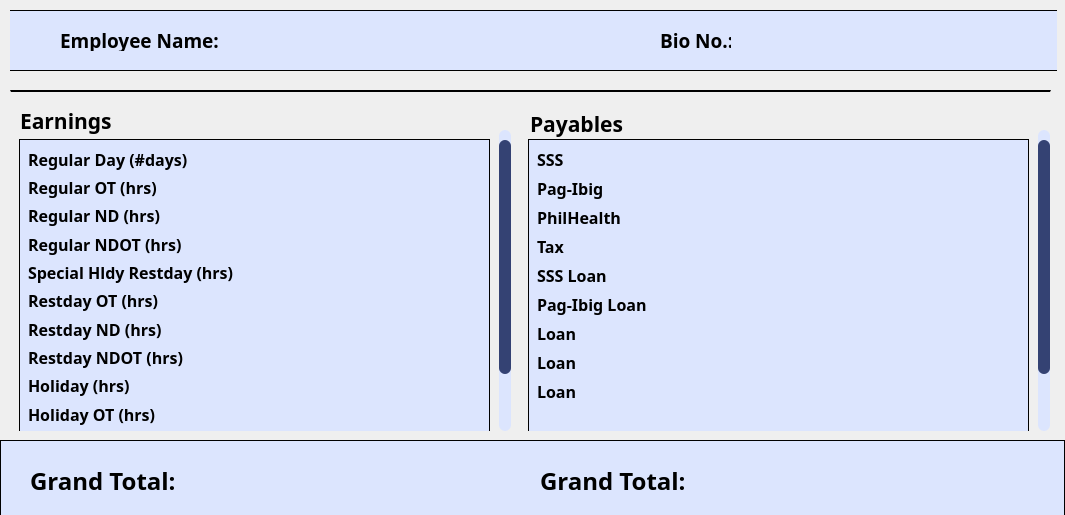
<?xml version="1.0" encoding="UTF-8"?>
<ui version="4.0">
 <class>Dialog</class>
 <widget class="QDialog" name="Dialog">
  <property name="geometry">
   <rect>
    <x>0</x>
    <y>0</y>
    <width>1065</width>
    <height>515</height>
   </rect>
  </property>
  <property name="windowTitle">
   <string>Earnings</string>
  </property>
  <property name="styleSheet">
   <string notr="true">#employeeRate{
background-color: #DCE5FE;
border: 1px solid black;
}

#employeeDetails, #widget_4, #widget_3{
background-color: #DCE5FE;
border: 1px solid black;
}

QLineEdit{
background-color: rgb(255, 255, 255);
border-radius: 5px;
border: 1px solid black;
font-family: Poppins;
}

/* VERTICAL SCROLLBAR */
QScrollBar:vertical {
    border: none;
    background-color: rgba(220, 229, 254, 1); /* Updated background color */
    width: 12px;
    margin: 0;
    height: auto;
    border-radius: 6px;
}

/* HANDLE BAR VERTICAL */
QScrollBar::handle:vertical {
    background-color: rgba(52, 66, 115, 1); /* Handle color */
    min-height: 48px;
    border-radius: 6px;
    margin-top: 10px;
}

/* REMOVE THE UP ARROW BUTTON */
QScrollBar::sub-line:vertical {
    border: none;
    background: none;
    height: 0px;
    width: 0px;
}

/* REMOVE THE DOWN ARROW BUTTON */
QScrollBar::add-line:vertical {
    border: none;
    background: none;
    height: 0px;
    width: 0px;
}

/* REMOVE THE SPACE LEFT BY THE UP AND DOWN ARROW BUTTONS */
QScrollBar::sub-page:vertical, QScrollBar::add-page:vertical {
    background: none;
}</string>
  </property>
  <widget class="QWidget" name="widget" native="true">
   <property name="geometry">
    <rect>
     <x>10</x>
     <y>0</y>
     <width>1047</width>
     <height>497</height>
    </rect>
   </property>
   <property name="minimumSize">
    <size>
     <width>0</width>
     <height>130</height>
    </size>
   </property>
   <property name="font">
    <font>
     <family>poppins</family>
     <weight>75</weight>
     <bold>true</bold>
    </font>
   </property>
   <property name="styleSheet">
    <string notr="true"/>
   </property>
   <widget class="QWidget" name="employeeDetails" native="true">
    <property name="geometry">
     <rect>
      <x>-20</x>
      <y>10</y>
      <width>1071</width>
      <height>61</height>
     </rect>
    </property>
    <property name="minimumSize">
     <size>
      <width>0</width>
      <height>20</height>
     </size>
    </property>
    <property name="font">
     <font>
      <family>poppins</family>
      <weight>75</weight>
      <bold>true</bold>
     </font>
    </property>
    <property name="styleSheet">
     <string notr="true"/>
    </property>
    <widget class="QLabel" name="lblName">
     <property name="geometry">
      <rect>
       <x>70</x>
       <y>20</y>
       <width>171</width>
       <height>21</height>
      </rect>
     </property>
     <property name="font">
      <font>
       <family>poppins</family>
       <pointsize>14</pointsize>
       <weight>75</weight>
       <bold>true</bold>
      </font>
     </property>
     <property name="text">
      <string>Employee Name:</string>
     </property>
    </widget>
    <widget class="QLabel" name="empNameTxt">
     <property name="geometry">
      <rect>
       <x>240</x>
       <y>20</y>
       <width>291</width>
       <height>21</height>
      </rect>
     </property>
     <property name="font">
      <font>
       <family>poppins</family>
       <pointsize>12</pointsize>
       <weight>75</weight>
       <bold>true</bold>
      </font>
     </property>
     <property name="text">
      <string/>
     </property>
    </widget>
    <widget class="QLabel" name="bioNumTxt">
     <property name="geometry">
      <rect>
       <x>770</x>
       <y>20</y>
       <width>111</width>
       <height>21</height>
      </rect>
     </property>
     <property name="font">
      <font>
       <family>poppins</family>
       <pointsize>12</pointsize>
       <weight>75</weight>
       <bold>true</bold>
      </font>
     </property>
     <property name="text">
      <string/>
     </property>
    </widget>
    <widget class="QLabel" name="lblBio">
     <property name="geometry">
      <rect>
       <x>670</x>
       <y>20</y>
       <width>71</width>
       <height>21</height>
      </rect>
     </property>
     <property name="font">
      <font>
       <family>poppins</family>
       <pointsize>14</pointsize>
       <weight>75</weight>
       <bold>true</bold>
      </font>
     </property>
     <property name="text">
      <string>Bio No.:</string>
     </property>
    </widget>
   </widget>
   <widget class="QFrame" name="frame">
    <property name="geometry">
     <rect>
      <x>0</x>
      <y>90</y>
      <width>1041</width>
      <height>341</height>
     </rect>
    </property>
    <property name="styleSheet">
     <string notr="true">#frame{
border-top: 2px solid black;
}

QLabel{
border: none;
}

QComboBox{
border-radius: 4px;
border: 1px solid black;
font-family: Poppins;
}

QLineEdit{
background-color: rgb(255, 255, 255);
border-radius: 5px;
border: 1px solid black;
font-family: Poppins;
}</string>
    </property>
    <property name="frameShape">
     <enum>QFrame::StyledPanel</enum>
    </property>
    <property name="frameShadow">
     <enum>QFrame::Raised</enum>
    </property>
    <widget class="QScrollArea" name="scrollArea">
     <property name="geometry">
      <rect>
       <x>509</x>
       <y>40</y>
       <width>531</width>
       <height>301</height>
      </rect>
     </property>
     <property name="font">
      <font>
       <family>poppins</family>
       <pointsize>10</pointsize>
      </font>
     </property>
     <property name="styleSheet">
      <string notr="true"> QScrollBar:vertical {
	border: none;
    background: rgba(217, 217, 217, 1);
 }</string>
     </property>
     <property name="frameShape">
      <enum>QFrame::NoFrame</enum>
     </property>
     <property name="verticalScrollBarPolicy">
      <enum>Qt::ScrollBarAlwaysOn</enum>
     </property>
     <property name="horizontalScrollBarPolicy">
      <enum>Qt::ScrollBarAlwaysOff</enum>
     </property>
     <property name="widgetResizable">
      <bool>true</bool>
     </property>
     <widget class="QWidget" name="scrollAreaWidgetContents_2">
      <property name="geometry">
       <rect>
        <x>0</x>
        <y>0</y>
        <width>519</width>
        <height>370</height>
       </rect>
      </property>
      <property name="minimumSize">
       <size>
        <width>0</width>
        <height>370</height>
       </size>
      </property>
      <property name="styleSheet">
       <string notr="true"/>
      </property>
      <layout class="QVBoxLayout" name="verticalLayout_3">
       <item>
        <widget class="QWidget" name="widget_3" native="true">
         <property name="minimumSize">
          <size>
           <width>0</width>
           <height>0</height>
          </size>
         </property>
         <property name="styleSheet">
          <string notr="true">QComboBox{
border: 1px solid black;
border-radius: 5px;
}

QLineEdit {
border: 1px solid black;
border-radius: 5px;
}</string>
         </property>
         <layout class="QFormLayout" name="formLayout">
          <item row="0" column="0">
           <widget class="QLabel" name="payDed1_2">
            <property name="font">
             <font>
              <family>poppins</family>
              <pointsize>12</pointsize>
              <weight>75</weight>
              <bold>true</bold>
             </font>
            </property>
            <property name="text">
             <string>SSS</string>
            </property>
           </widget>
          </item>
          <item row="0" column="1">
           <widget class="QLabel" name="lblSSS">
            <property name="font">
             <font>
              <family>poppins</family>
              <pointsize>12</pointsize>
              <weight>75</weight>
              <bold>true</bold>
             </font>
            </property>
            <property name="text">
             <string/>
            </property>
           </widget>
          </item>
          <item row="1" column="0">
           <widget class="QLabel" name="payDed1_3">
            <property name="font">
             <font>
              <family>poppins</family>
              <pointsize>12</pointsize>
              <weight>75</weight>
              <bold>true</bold>
             </font>
            </property>
            <property name="text">
             <string>Pag-Ibig</string>
            </property>
           </widget>
          </item>
          <item row="1" column="1">
           <widget class="QLabel" name="lblPagIbig">
            <property name="font">
             <font>
              <family>poppins</family>
              <pointsize>12</pointsize>
              <weight>75</weight>
              <bold>true</bold>
             </font>
            </property>
            <property name="text">
             <string/>
            </property>
           </widget>
          </item>
          <item row="2" column="0">
           <widget class="QLabel" name="payDed1">
            <property name="font">
             <font>
              <family>poppins</family>
              <pointsize>12</pointsize>
              <weight>75</weight>
              <bold>true</bold>
             </font>
            </property>
            <property name="text">
             <string>PhilHealth</string>
            </property>
           </widget>
          </item>
          <item row="2" column="1">
           <widget class="QLabel" name="lblPhilHealth">
            <property name="font">
             <font>
              <family>poppins</family>
              <pointsize>12</pointsize>
              <weight>75</weight>
              <bold>true</bold>
             </font>
            </property>
            <property name="text">
             <string/>
            </property>
           </widget>
          </item>
          <item row="3" column="0">
           <widget class="QLabel" name="payDed2">
            <property name="font">
             <font>
              <family>poppins</family>
              <pointsize>12</pointsize>
              <weight>75</weight>
              <bold>true</bold>
             </font>
            </property>
            <property name="text">
             <string>Tax</string>
            </property>
           </widget>
          </item>
          <item row="3" column="1">
           <widget class="QLabel" name="lblTax">
            <property name="font">
             <font>
              <family>poppins</family>
              <pointsize>12</pointsize>
              <weight>75</weight>
              <bold>true</bold>
             </font>
            </property>
            <property name="text">
             <string/>
            </property>
           </widget>
          </item>
          <item row="4" column="0">
           <widget class="QLabel" name="payDed3">
            <property name="font">
             <font>
              <family>poppins</family>
              <pointsize>12</pointsize>
              <weight>75</weight>
              <bold>true</bold>
             </font>
            </property>
            <property name="text">
             <string>SSS Loan</string>
            </property>
           </widget>
          </item>
          <item row="4" column="1">
           <widget class="QLabel" name="lblSSSLoan">
            <property name="font">
             <font>
              <family>poppins</family>
              <pointsize>12</pointsize>
              <weight>75</weight>
              <bold>true</bold>
             </font>
            </property>
            <property name="text">
             <string/>
            </property>
           </widget>
          </item>
          <item row="5" column="0">
           <widget class="QLabel" name="payDed4">
            <property name="font">
             <font>
              <family>poppins</family>
              <pointsize>12</pointsize>
              <weight>75</weight>
              <bold>true</bold>
             </font>
            </property>
            <property name="text">
             <string>Pag-Ibig Loan</string>
            </property>
           </widget>
          </item>
          <item row="5" column="1">
           <widget class="QLabel" name="lblPagIbigLoan">
            <property name="font">
             <font>
              <family>poppins</family>
              <pointsize>12</pointsize>
              <weight>75</weight>
              <bold>true</bold>
             </font>
            </property>
            <property name="text">
             <string/>
            </property>
           </widget>
          </item>
          <item row="6" column="0">
           <widget class="QLabel" name="payDed5">
            <property name="font">
             <font>
              <family>poppins</family>
              <pointsize>12</pointsize>
              <weight>75</weight>
              <bold>true</bold>
             </font>
            </property>
            <property name="text">
             <string>Loan</string>
            </property>
           </widget>
          </item>
          <item row="6" column="1">
           <widget class="QLabel" name="lblLoan">
            <property name="font">
             <font>
              <family>poppins</family>
              <pointsize>12</pointsize>
              <weight>75</weight>
              <bold>true</bold>
             </font>
            </property>
            <property name="text">
             <string/>
            </property>
           </widget>
          </item>
          <item row="7" column="0">
           <widget class="QLabel" name="payDed6">
            <property name="font">
             <font>
              <family>poppins</family>
              <pointsize>12</pointsize>
              <weight>75</weight>
              <bold>true</bold>
             </font>
            </property>
            <property name="text">
             <string>Loan</string>
            </property>
           </widget>
          </item>
          <item row="7" column="1">
           <widget class="QLabel" name="lblLoan_2">
            <property name="font">
             <font>
              <family>poppins</family>
              <pointsize>12</pointsize>
              <weight>75</weight>
              <bold>true</bold>
             </font>
            </property>
            <property name="text">
             <string/>
            </property>
           </widget>
          </item>
          <item row="8" column="0">
           <widget class="QLabel" name="payDed6_2">
            <property name="font">
             <font>
              <family>poppins</family>
              <pointsize>12</pointsize>
              <weight>75</weight>
              <bold>true</bold>
             </font>
            </property>
            <property name="text">
             <string>Loan</string>
            </property>
           </widget>
          </item>
          <item row="8" column="1">
           <widget class="QLabel" name="lblLoan_3">
            <property name="font">
             <font>
              <family>poppins</family>
              <pointsize>12</pointsize>
              <weight>75</weight>
              <bold>true</bold>
             </font>
            </property>
            <property name="text">
             <string/>
            </property>
           </widget>
          </item>
         </layout>
        </widget>
       </item>
      </layout>
     </widget>
    </widget>
    <widget class="QScrollArea" name="scrollArea_2">
     <property name="geometry">
      <rect>
       <x>0</x>
       <y>40</y>
       <width>501</width>
       <height>301</height>
      </rect>
     </property>
     <property name="font">
      <font>
       <family>Poppins</family>
       <pointsize>10</pointsize>
       <weight>75</weight>
       <bold>true</bold>
      </font>
     </property>
     <property name="styleSheet">
      <string notr="true"> QScrollBar:vertical {
	border: none;
    background: rgba(217, 217, 217, 1);
 }</string>
     </property>
     <property name="frameShape">
      <enum>QFrame::NoFrame</enum>
     </property>
     <property name="verticalScrollBarPolicy">
      <enum>Qt::ScrollBarAlwaysOn</enum>
     </property>
     <property name="horizontalScrollBarPolicy">
      <enum>Qt::ScrollBarAlwaysOff</enum>
     </property>
     <property name="widgetResizable">
      <bool>true</bool>
     </property>
     <widget class="QWidget" name="scrollAreaWidgetContents_3">
      <property name="geometry">
       <rect>
        <x>0</x>
        <y>0</y>
        <width>489</width>
        <height>370</height>
       </rect>
      </property>
      <property name="minimumSize">
       <size>
        <width>0</width>
        <height>370</height>
       </size>
      </property>
      <property name="styleSheet">
       <string notr="true"/>
      </property>
      <layout class="QVBoxLayout" name="verticalLayout_4">
       <item>
        <widget class="QWidget" name="widget_4" native="true">
         <property name="minimumSize">
          <size>
           <width>0</width>
           <height>150</height>
          </size>
         </property>
         <property name="styleSheet">
          <string notr="true">QComboBox{
border: 1px solid black;
border-radius: 5px;
}

QLineEdit {
border: 1px solid black;
border-radius: 5px;
}</string>
         </property>
         <layout class="QFormLayout" name="formLayout_2">
          <item row="0" column="0">
           <widget class="QLabel" name="payDed1_4">
            <property name="font">
             <font>
              <family>poppins</family>
              <pointsize>12</pointsize>
              <weight>75</weight>
              <bold>true</bold>
             </font>
            </property>
            <property name="text">
             <string>Regular Day (#days)</string>
            </property>
           </widget>
          </item>
          <item row="0" column="1">
           <widget class="QLabel" name="lblReg">
            <property name="font">
             <font>
              <family>poppins</family>
              <pointsize>12</pointsize>
              <weight>75</weight>
              <bold>true</bold>
             </font>
            </property>
            <property name="text">
             <string/>
            </property>
           </widget>
          </item>
          <item row="1" column="0">
           <widget class="QLabel" name="payDed1_5">
            <property name="font">
             <font>
              <family>poppins</family>
              <pointsize>12</pointsize>
              <weight>75</weight>
              <bold>true</bold>
             </font>
            </property>
            <property name="text">
             <string>Regular OT (hrs)</string>
            </property>
           </widget>
          </item>
          <item row="1" column="1">
           <widget class="QLabel" name="lblRegOT">
            <property name="font">
             <font>
              <family>poppins</family>
              <pointsize>12</pointsize>
              <weight>75</weight>
              <bold>true</bold>
             </font>
            </property>
            <property name="text">
             <string/>
            </property>
           </widget>
          </item>
          <item row="2" column="0">
           <widget class="QLabel" name="payDed1_6">
            <property name="font">
             <font>
              <family>poppins</family>
              <pointsize>12</pointsize>
              <weight>75</weight>
              <bold>true</bold>
             </font>
            </property>
            <property name="text">
             <string>Regular ND (hrs)</string>
            </property>
           </widget>
          </item>
          <item row="2" column="1">
           <widget class="QLabel" name="lblRegND">
            <property name="font">
             <font>
              <family>poppins</family>
              <pointsize>12</pointsize>
              <weight>75</weight>
              <bold>true</bold>
             </font>
            </property>
            <property name="text">
             <string/>
            </property>
           </widget>
          </item>
          <item row="3" column="0">
           <widget class="QLabel" name="payDed2_2">
            <property name="font">
             <font>
              <family>poppins</family>
              <pointsize>12</pointsize>
              <weight>75</weight>
              <bold>true</bold>
             </font>
            </property>
            <property name="text">
             <string>Regular NDOT (hrs)</string>
            </property>
           </widget>
          </item>
          <item row="3" column="1">
           <widget class="QLabel" name="lblRegNDOT">
            <property name="font">
             <font>
              <family>poppins</family>
              <pointsize>12</pointsize>
              <weight>75</weight>
              <bold>true</bold>
             </font>
            </property>
            <property name="text">
             <string/>
            </property>
           </widget>
          </item>
          <item row="4" column="0">
           <widget class="QLabel" name="payDed3_2">
            <property name="font">
             <font>
              <family>poppins</family>
              <pointsize>12</pointsize>
              <weight>75</weight>
              <bold>true</bold>
             </font>
            </property>
            <property name="text">
             <string>Special Hldy Restday (hrs)</string>
            </property>
           </widget>
          </item>
          <item row="4" column="1">
           <widget class="QLabel" name="lblSpclRD">
            <property name="font">
             <font>
              <family>poppins</family>
              <pointsize>12</pointsize>
              <weight>75</weight>
              <bold>true</bold>
             </font>
            </property>
            <property name="text">
             <string/>
            </property>
           </widget>
          </item>
          <item row="5" column="0">
           <widget class="QLabel" name="payDed4_2">
            <property name="font">
             <font>
              <family>poppins</family>
              <pointsize>12</pointsize>
              <weight>75</weight>
              <bold>true</bold>
             </font>
            </property>
            <property name="text">
             <string>Restday OT (hrs)</string>
            </property>
           </widget>
          </item>
          <item row="5" column="1">
           <widget class="QLabel" name="lblRDOT">
            <property name="font">
             <font>
              <family>poppins</family>
              <pointsize>12</pointsize>
              <weight>75</weight>
              <bold>true</bold>
             </font>
            </property>
            <property name="text">
             <string/>
            </property>
           </widget>
          </item>
          <item row="6" column="0">
           <widget class="QLabel" name="payDed5_2">
            <property name="font">
             <font>
              <family>poppins</family>
              <pointsize>12</pointsize>
              <weight>75</weight>
              <bold>true</bold>
             </font>
            </property>
            <property name="text">
             <string>Restday ND (hrs)</string>
            </property>
           </widget>
          </item>
          <item row="6" column="1">
           <widget class="QLabel" name="lblRDND">
            <property name="font">
             <font>
              <family>poppins</family>
              <pointsize>12</pointsize>
              <weight>75</weight>
              <bold>true</bold>
             </font>
            </property>
            <property name="text">
             <string/>
            </property>
           </widget>
          </item>
          <item row="7" column="0">
           <widget class="QLabel" name="payDed6_3">
            <property name="font">
             <font>
              <family>poppins</family>
              <pointsize>12</pointsize>
              <weight>75</weight>
              <bold>true</bold>
             </font>
            </property>
            <property name="text">
             <string>Restday NDOT (hrs)</string>
            </property>
           </widget>
          </item>
          <item row="7" column="1">
           <widget class="QLabel" name="lblRDNDOT">
            <property name="font">
             <font>
              <family>poppins</family>
              <pointsize>12</pointsize>
              <weight>75</weight>
              <bold>true</bold>
             </font>
            </property>
            <property name="text">
             <string/>
            </property>
           </widget>
          </item>
          <item row="8" column="0">
           <widget class="QLabel" name="payDed6_4">
            <property name="font">
             <font>
              <family>poppins</family>
              <pointsize>12</pointsize>
              <weight>75</weight>
              <bold>true</bold>
             </font>
            </property>
            <property name="text">
             <string>Holiday (hrs)</string>
            </property>
           </widget>
          </item>
          <item row="8" column="1">
           <widget class="QLabel" name="lblHldy">
            <property name="font">
             <font>
              <family>poppins</family>
              <pointsize>12</pointsize>
              <weight>75</weight>
              <bold>true</bold>
             </font>
            </property>
            <property name="text">
             <string/>
            </property>
           </widget>
          </item>
          <item row="9" column="0">
           <widget class="QLabel" name="payDed6_5">
            <property name="font">
             <font>
              <family>poppins</family>
              <pointsize>12</pointsize>
              <weight>75</weight>
              <bold>true</bold>
             </font>
            </property>
            <property name="text">
             <string>Holiday OT (hrs)</string>
            </property>
           </widget>
          </item>
          <item row="9" column="1">
           <widget class="QLabel" name="lblHldyOT">
            <property name="font">
             <font>
              <family>poppins</family>
              <pointsize>12</pointsize>
              <weight>75</weight>
              <bold>true</bold>
             </font>
            </property>
            <property name="text">
             <string/>
            </property>
           </widget>
          </item>
          <item row="10" column="0">
           <widget class="QLabel" name="payDed6_6">
            <property name="font">
             <font>
              <family>poppins</family>
              <pointsize>12</pointsize>
              <weight>75</weight>
              <bold>true</bold>
             </font>
            </property>
            <property name="text">
             <string>Holiday ND (hrs)</string>
            </property>
           </widget>
          </item>
          <item row="10" column="1">
           <widget class="QLabel" name="lblHldyND">
            <property name="font">
             <font>
              <family>poppins</family>
              <pointsize>12</pointsize>
              <weight>75</weight>
              <bold>true</bold>
             </font>
            </property>
            <property name="text">
             <string/>
            </property>
           </widget>
          </item>
          <item row="11" column="0">
           <widget class="QLabel" name="payDed6_7">
            <property name="font">
             <font>
              <family>poppins</family>
              <pointsize>12</pointsize>
              <weight>75</weight>
              <bold>true</bold>
             </font>
            </property>
            <property name="text">
             <string>Holiday NDOT (hrs)</string>
            </property>
           </widget>
          </item>
          <item row="11" column="1">
           <widget class="QLabel" name="lblHldyNDOT">
            <property name="font">
             <font>
              <family>poppins</family>
              <pointsize>12</pointsize>
              <weight>75</weight>
              <bold>true</bold>
             </font>
            </property>
            <property name="text">
             <string/>
            </property>
           </widget>
          </item>
         </layout>
        </widget>
       </item>
      </layout>
     </widget>
    </widget>
    <widget class="QLabel" name="lblName_3">
     <property name="geometry">
      <rect>
       <x>10</x>
       <y>10</y>
       <width>161</width>
       <height>41</height>
      </rect>
     </property>
     <property name="font">
      <font>
       <family>poppins</family>
       <pointsize>16</pointsize>
       <weight>75</weight>
       <bold>true</bold>
      </font>
     </property>
     <property name="text">
      <string>Earnings</string>
     </property>
    </widget>
    <widget class="QLabel" name="lblName_2">
     <property name="geometry">
      <rect>
       <x>520</x>
       <y>20</y>
       <width>361</width>
       <height>28</height>
      </rect>
     </property>
     <property name="font">
      <font>
       <family>poppins</family>
       <pointsize>16</pointsize>
       <weight>75</weight>
       <bold>true</bold>
      </font>
     </property>
     <property name="text">
      <string>Payables</string>
     </property>
    </widget>
   </widget>
  </widget>
  <widget class="QWidget" name="widgetBTN" native="true">
   <property name="geometry">
    <rect>
     <x>0</x>
     <y>440</y>
     <width>1065</width>
     <height>81</height>
    </rect>
   </property>
   <property name="font">
    <font>
     <family>Poppins</family>
     <pointsize>12</pointsize>
     <weight>75</weight>
     <bold>true</bold>
    </font>
   </property>
   <property name="styleSheet">
    <string notr="true">#widgetBTN{
background: rgba(220, 229, 254, 1);
border: 1px solid black;
}

#addBTN, #editBTN, #revertBTN, #saveBTN {
    border-radius: 5px;
    border: none;
    background-color: rgba(52, 66, 115, 1);
    color: white;
    height: 26px;
	font-size: 12px;
    padding: 5px 10px; /* Add padding for spacing */
}
</string>
   </property>
   <widget class="QLabel" name="lblTitle_2">
    <property name="geometry">
     <rect>
      <x>540</x>
      <y>0</y>
      <width>161</width>
      <height>81</height>
     </rect>
    </property>
    <property name="font">
     <font>
      <family>Poppins</family>
      <pointsize>18</pointsize>
      <weight>75</weight>
      <bold>true</bold>
     </font>
    </property>
    <property name="styleSheet">
     <string notr="true">/* VERTICAL SCROLLBAR */
QScrollBar:vertical {
    border: none;
    background-color: rgba(220, 229, 254, 1); /* Updated background color */
    width: 12px;
    margin: 0;
    height: auto;
    border-radius: 6px;
}

/* HANDLE BAR VERTICAL */
QScrollBar::handle:vertical {
    background-color: rgba(52, 66, 115, 1); /* Handle color */
    min-height: 48px;
    border-radius: 6px;
    margin-top: 10px;
}

/* REMOVE THE UP ARROW BUTTON */
QScrollBar::sub-line:vertical {
    border: none;
    background: none;
    height: 0px;
    width: 0px;
}

/* REMOVE THE DOWN ARROW BUTTON */
QScrollBar::add-line:vertical {
    border: none;
    background: none;
    height: 0px;
    width: 0px;
}

/* REMOVE THE SPACE LEFT BY THE UP AND DOWN ARROW BUTTONS */
QScrollBar::sub-page:vertical, QScrollBar::add-page:vertical {
    background: none;
}

#frmInfo, #groupIdNum, #groupHRNote, #groupEduInfo, #scrollWorkExpArea, #groupCompany {
background-color: #DCE5FE
}
</string>
    </property>
    <property name="text">
     <string>Grand Total:</string>
    </property>
   </widget>
   <widget class="QLabel" name="deductionTotal">
    <property name="geometry">
     <rect>
      <x>720</x>
      <y>0</y>
      <width>251</width>
      <height>81</height>
     </rect>
    </property>
    <property name="font">
     <font>
      <family>Poppins</family>
      <pointsize>14</pointsize>
      <weight>50</weight>
      <bold>false</bold>
     </font>
    </property>
    <property name="layoutDirection">
     <enum>Qt::LeftToRight</enum>
    </property>
    <property name="styleSheet">
     <string notr="true"> border: none; background: none;</string>
    </property>
    <property name="text">
     <string/>
    </property>
    <property name="alignment">
     <set>Qt::AlignCenter</set>
    </property>
   </widget>
   <widget class="QLabel" name="earningTotal">
    <property name="geometry">
     <rect>
      <x>240</x>
      <y>0</y>
      <width>251</width>
      <height>81</height>
     </rect>
    </property>
    <property name="font">
     <font>
      <family>Poppins</family>
      <pointsize>14</pointsize>
      <weight>50</weight>
      <bold>false</bold>
     </font>
    </property>
    <property name="layoutDirection">
     <enum>Qt::LeftToRight</enum>
    </property>
    <property name="styleSheet">
     <string notr="true"> border: none; background: none;</string>
    </property>
    <property name="text">
     <string/>
    </property>
    <property name="alignment">
     <set>Qt::AlignCenter</set>
    </property>
   </widget>
   <widget class="QLabel" name="lblTitle_3">
    <property name="geometry">
     <rect>
      <x>30</x>
      <y>0</y>
      <width>161</width>
      <height>81</height>
     </rect>
    </property>
    <property name="font">
     <font>
      <family>Poppins</family>
      <pointsize>18</pointsize>
      <weight>75</weight>
      <bold>true</bold>
     </font>
    </property>
    <property name="styleSheet">
     <string notr="true">/* VERTICAL SCROLLBAR */
QScrollBar:vertical {
    border: none;
    background-color: rgba(220, 229, 254, 1); /* Updated background color */
    width: 12px;
    margin: 0;
    height: auto;
    border-radius: 6px;
}

/* HANDLE BAR VERTICAL */
QScrollBar::handle:vertical {
    background-color: rgba(52, 66, 115, 1); /* Handle color */
    min-height: 48px;
    border-radius: 6px;
    margin-top: 10px;
}

/* REMOVE THE UP ARROW BUTTON */
QScrollBar::sub-line:vertical {
    border: none;
    background: none;
    height: 0px;
    width: 0px;
}

/* REMOVE THE DOWN ARROW BUTTON */
QScrollBar::add-line:vertical {
    border: none;
    background: none;
    height: 0px;
    width: 0px;
}

/* REMOVE THE SPACE LEFT BY THE UP AND DOWN ARROW BUTTONS */
QScrollBar::sub-page:vertical, QScrollBar::add-page:vertical {
    background: none;
}

#frmInfo, #groupIdNum, #groupHRNote, #groupEduInfo, #scrollWorkExpArea, #groupCompany {
background-color: #DCE5FE
}
</string>
    </property>
    <property name="text">
     <string>Grand Total:</string>
    </property>
   </widget>
  </widget>
 </widget>
 <resources/>
 <connections/>
</ui>
